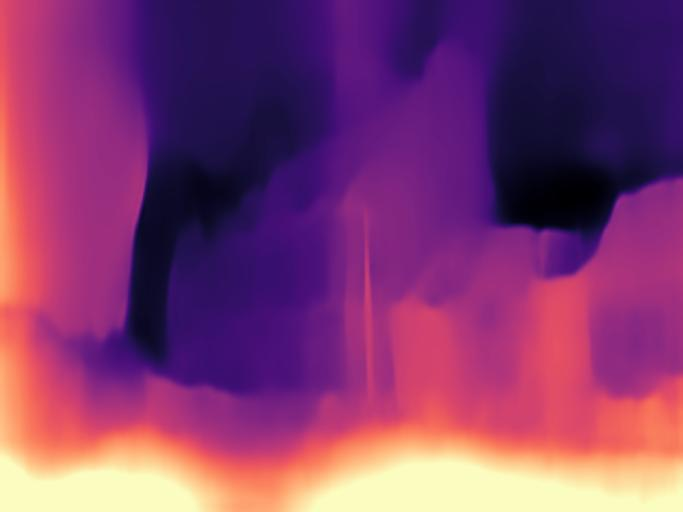
#> input picture SPADE-seg2dep/datasets/ade20k_all/val_img/ADE_val_00000001.jpeg, 683 x 512 px; its folder holds only this picture in this run
$ python resize.py
#> lines starting #> are read from the running program, lines starting #| are printed output that depends on the picture
import os
import cv2
val_images = os.listdir("val_img")

for img in val_images:
    im = cv2.imread(os.path.join("val_img", img))
#> im is the input picture: shape (512, 683, 3); mean B, G, R 111.2, 59.5, 131.6
    im = cv2.resize(im, (256, 256))  # 512 x 384 is our image size
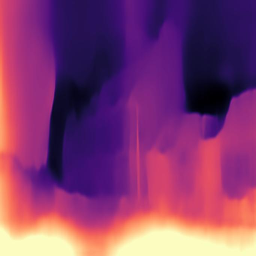
#> im: shape (256, 256, 3); mean B, G, R 111.2, 59.5, 131.7
    cv2.imwrite(os.path.join("resized_test_img", img), im)
